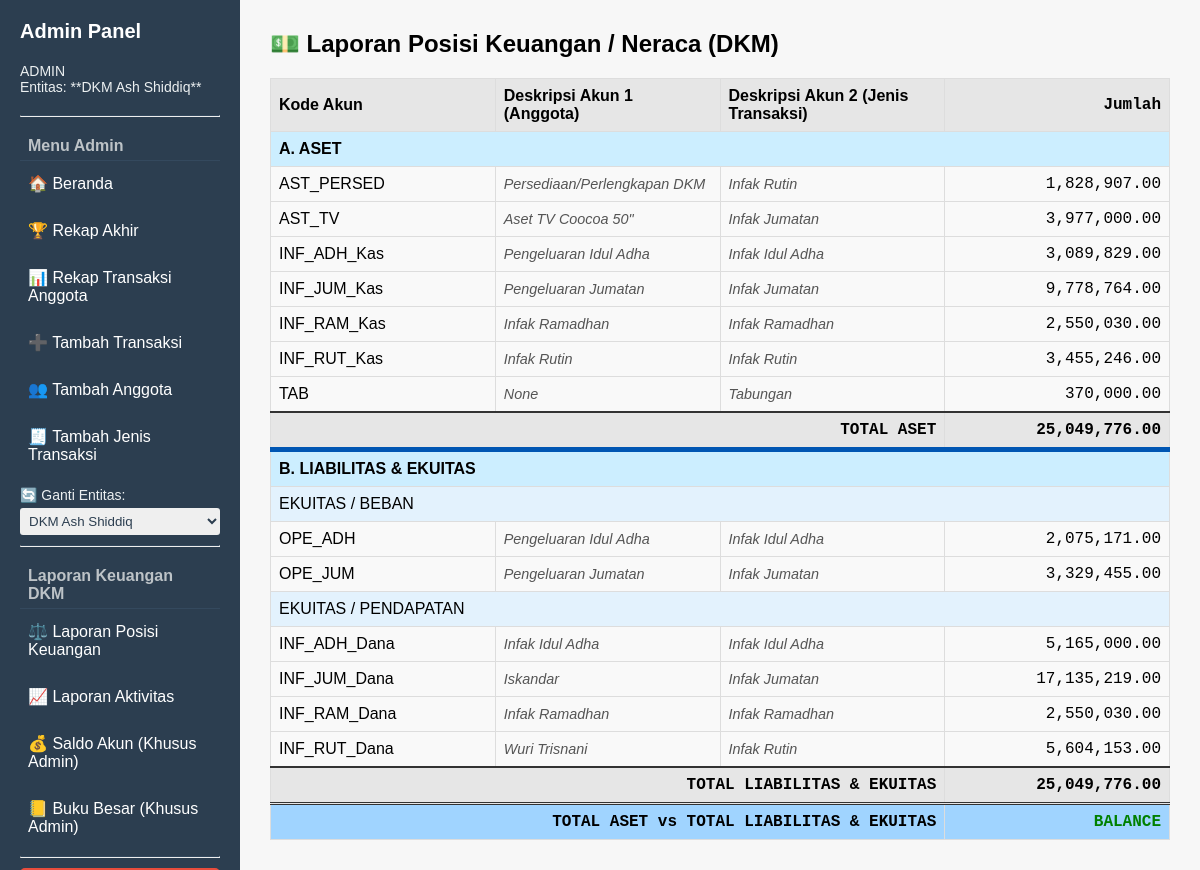
Page /lap_posisi_keuangan (signed in) on the committed database.
### tables this page shows
CREATE TABLE "Anggota" (
    NoAnggota,
	KodeAnggota TEXT PRIMARY KEY,
    NamaAnggota TEXT
    -- kolom lain jika ada
, JenisAnggota TEXT);

CREATE TABLE JenisTransaksi (    KodeJenisTrans TEXT PRIMARY KEY,    JenisTransaksi TEXT NOT NULL, KategoriTransaksi TEXT);

### app.py (the view)
@app.route("/lap_posisi_keuangan")
def lap_posisi_keuangan():
    if "user" not in session:
        return redirect(url_for("login"))
    entitas = session.get("entitas", "jurangmangucare")
    is_admin = session.get("user") == "admin"
    if not is_admin and entitas != "dkm":
        flash("Laporan ini hanya tersedia untuk Administrator atau Anggota DKM Ash Shiddiq.", "error")
        return redirect(url_for("index"))
    data = get_report_data("vw_LapPosisiKeuangan_Dinamis2", entitas)
    return render_template("laporan_posisi_keuangan.html", data=data)

### app.py (called while the page is built)
def get_connection(entitas=None):
    if not entitas:
        entitas = 'jurangmangucare'
    if entitas == 'jurangmangucare':
        db_name = 'jurangmangucare.db'
    elif entitas == 'dkm':
        db_name = 'DKMAshShiddiq.db'
    else:
        raise ValueError("Entitas tidak dikenal: {}".format(entitas))
    conn = sqlite3.connect(db_name)
    conn.row_factory = sqlite3.Row
    return conn

def get_report_data(view_name, entitas="dkm"):
    if entitas != "dkm":
        flash("Laporan Keuangan hanya tersedia untuk DKM Ash Shiddiq.", "warning")
        return []
    conn = get_connection(entitas)
    try:
        query = f"SELECT * FROM {view_name}"
        rows = conn.execute(query).fetchall()
        data_dicts = [dict(row) for row in rows]
        return data_dicts
    except sqlite3.OperationalError as e:
        flash(f"Error Database: View '{view_name}' tidak ditemukan. Pesan: {e}", "error")
        return []
    finally:
        conn.close()

### templates/laporan_posisi_keuangan.html (shortened to what this page needs)
{% extends "base_admin.html" %}
{% block content %}
<h2>💵 Laporan Posisi Keuangan / Neraca ({{ session.get('entitas') | upper }})</h2>
{% set groups = data | default([]) | list | groupby('GrupAkun') %}
{% set ns = namespace(total_aset=0, total_liabilitas_ekuitas=0) %}
<table class="la-table">
    <thead>
        <tr class="total-row">
            <th style="width: 25%;">Kode Akun</th>
            <th style="width: 25%;">Deskripsi Akun 1 (Anggota)</th>
            <th style="width: 25%;">Deskripsi Akun 2 (Jenis Transaksi)</th>
            <th class="numeric" style="width: 25%;">Jumlah</th>
        </tr>
    </thead>
    <tbody>
        <tr class="header-group">
            <td colspan="4">A. ASET</td>
        </tr>
        {% for group_name, items in groups %}
            {% if group_name == 'ASET' %}
                {% for item in items %}
                    <tr class="detail-row">
                        <td>{{ item['Rincian'] | default('') }}</td>
                        <td class="master-lookup">{{ item['NamaAnggota'] | default('') }}</td>
                        <td class="master-lookup">{{ item['JenisTransaksi'] | default('') }}</td>
                        <td class="numeric">
                            {% set nilai_aset = item['SaldoNet'] | default(0) %}
                            {{ "{:,.2f}".format(nilai_aset) }}
                            {% set ns.total_aset = ns.total_aset + nilai_aset %}
                        </td>
                    </tr>
                {% endfor %}
            {% endif %}
        {% endfor %}
        <tr class="total-row" style="border-top: 2px solid #333;">
            <td colspan="3" class="numeric">TOTAL ASET</td>
            <td class="numeric"><strong>{{ "{:,.2f}".format(ns.total_aset) }}</strong></td>
        </tr>
        <tr class="header-group" style="border-top: 5px solid #0056b3;">
            <td colspan="4">B. LIABILITAS & EKUITAS</td>
        </tr>
        {% for group_name, items in groups %}
            {% if group_name.startswith('LIABILITAS') or group_name.startswith('EKUITAS') %}
                <tr class="header-group" style="background-color: #e3f2fd; font-weight: normal;">
                    <td colspan="4">{{ group_name | replace('_', ' / ') }}</td>
                </tr>
                {% for item in items %}
                    <tr class="detail-row">
                        <td>{{ item['Rincian'] | default('') }}</td>
                        <td class="master-lookup">{{ item['NamaAnggota'] | default('') }}</td>
                        <td class="master-lookup">{{ item['JenisTransaksi'] | default('') }}</td>
                        <td class="numeric">
                            {% set nilai_liabilitas_ekuitas = item['SaldoNet'] | default(0) %}
                            {{ "{:,.2f}".format(nilai_liabilitas_ekuitas | abs) }}
                            {% set ns.total_liabilitas_ekuitas = ns.total_liabilitas_ekuitas + nilai_liabilitas_ekuitas %}
                        </td>
                    </tr>
                {% endfor %}
            {% endif %}
        {% endfor %}
        <tr class="total-row" style="border-top: 2px solid #333;">
            <td colspan="3" class="numeric">TOTAL LIABILITAS & EKUITAS</td>
            <td class="numeric"><strong>{{ "{:,.2f}".format(ns.total_liabilitas_ekuitas | abs) }}</strong></td>
        </tr>
        <tr class="balance-row">
            <td colspan="3" class="numeric">TOTAL ASET vs TOTAL LIABILITAS & EKUITAS</td>
            <td class="numeric">
                {% set selisih = ns.total_aset - (ns.total_liabilitas_ekuitas | abs) %}
                {% if selisih | abs < 0.01 %}
                    <span style="color: green;">BALANCE</span>
                {% else %}
                    <span style="color: red;">SELISIH: {{ "{:,.2f}".format(selisih) }}</span>
                {% endif %}
            </td>
        </tr>
    </tbody>
</table>
{% endblock %}

### templates/base_admin.html (style rules this page uses)
body { margin: 0; font-family: Arial, sans-serif; display: flex; height: 100vh; }
h2 { margin-top: 0; }

### templates/laporan_posisi_keuangan.html (style rules this page uses)
.la-table { width: 100%; border-collapse: collapse; margin-top: 20px; font-size: 16px; }
.la-table th, .la-table td { border: 1px solid #ddd; padding: 8px; text-align: left; }
.header-group { background-color: #cceeff; font-weight: bold; }
.detail-row { background-color: #f9f9f9; }
.master-lookup { color: #555; font-style: italic; font-size: 0.9em; }
.total-row { font-weight: bold; background-color: #e6e6e6; }
.numeric { text-align: right !important; font-family: monospace; }
.balance-row { font-weight: bold; background-color: #a0d4ff; border-top: 3px double #333; }

### rows in the picture
Anggota: Rincian "AST_PERSED", NamaAnggota "Persediaan/Perlengkapan DKM", JenisTransaksi "Infak Rutin", nilai_aset "1,828,907.00"
Anggota: Rincian "AST_TV", NamaAnggota "Aset TV Coocoa 50\"", JenisTransaksi "Infak Jumatan", nilai_aset "3,977,000.00"
JenisTransaksi: Rincian "TAB", NamaAnggota "None", JenisTransaksi "Tabungan", nilai_aset "370,000.00"
Anggota: Rincian "OPE_ADH", NamaAnggota "Pengeluaran Idul Adha", JenisTransaksi "Infak Idul Adha", nilai_liabilitas_ekuitas "2,075,171.00"
Anggota: Rincian "OPE_JUM", NamaAnggota "Pengeluaran Jumatan", JenisTransaksi "Infak Jumatan", nilai_liabilitas_ekuitas "3,329,455.00"

### other values in the picture
{{ session.get('entitas') | upper }} "DKM"
{{ item['Rincian'] | default('') }} "INF_ADH_Kas" "INF_JUM_Kas" "INF_RAM_Kas" "INF_RUT_Kas"
{{ item['NamaAnggota'] | default('') }} "Pengeluaran Idul Adha" "Pengeluaran Jumatan" "Infak Ramadhan" "Infak Rutin"
{{ item['JenisTransaksi'] | default('') }} "Infak Idul Adha" "Infak Jumatan" "Infak Ramadhan" "Infak Rutin"
{{ "{:,.2f}".format(nilai_aset) }} "3,089,829.00" "9,778,764.00" "2,550,030.00" "3,455,246.00"
{{ "{:,.2f}".format(ns.total_aset) }} "25,049,776.00"
{{ group_name | replace('_', ' / ') }} "EKUITAS / BEBAN" "EKUITAS / PENDAPATAN"
{{ item['Rincian'] | default('') }} "INF_ADH_Dana" "INF_JUM_Dana" "INF_RAM_Dana" "INF_RUT_Dana"
{{ item['NamaAnggota'] | default('') }} "Infak Idul Adha" "Iskandar" "Infak Ramadhan" "Wuri Trisnani"
{{ "{:,.2f}".format(nilai_liabilitas_ekuitas | abs) }} "5,165,000.00" "17,135,219.00" "2,550,030.00" "5,604,153.00"
{{ "{:,.2f}".format(ns.total_liabilitas_ekuitas | abs) }} "25,049,776.00"
